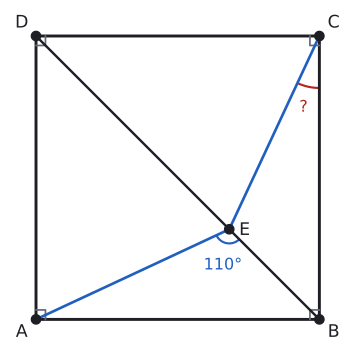

Recreate this plot in Python.
import sys; sys.path.insert(0, "tools")
from cizim import *

P = lambda x, y: np.array([float(x), float(y)])
uz = lambda U, V: round(float(np.linalg.norm(U - V)), 4)
def acisi(K, U, V):
    u, v = U - K, V - K
    return round(float(np.degrees(np.arccos(np.dot(u, v) / np.linalg.norm(u) / np.linalg.norm(v)))), 3)
def birim(U, V):
    t = (V - U) / np.linalg.norm(V - U); return t, np.array([-t[1], t[0]])
def ayak(Q, U, V):
    t, _ = birim(U, V); return U + np.dot(Q - U, t) * t
def yansit(Q, U, V):
    return 2 * ayak(Q, U, V) - Q
def kesisim(U1, V1, U2, V2):
    M = np.array([V1 - U1, U2 - V2]).T; s = np.linalg.solve(M, U2 - U1); return U1 + s[0] * (V1 - U1)
def cetik(U, V, n=1, renk=SOLUK, f=0.5):
    M = U + f * (V - U); t, m = birim(U, V)
    for i in range(n):
        c = M + (i - (n - 1) / 2) * 0.2 * S * t
        ax.plot(*zip(c - 0.22 * S * m, c + 0.22 * S * m), color=renk, lw=1.5)
def olcu(U, V, metin, d=0.5, renk=YAZI, fs=13, f=0.5):
    """[UV] üzerinde f oranındaki noktaya, U->V yönünün soluna d*S uzağa yazı (d < 0: sağına)."""
    M = U + f * (V - U); _, m = birim(U, V)
    ax.text(*(M + d * S * m), metin, ha="center", va="center", color=renk, fontsize=fs)
def dik_isareti(K, U, V, r=0.4):
    a_ = (U - K) / np.linalg.norm(U - K) * r * S; b_ = (V - K) / np.linalg.norm(V - K) * r * S
    ax.plot(*zip(K + a_, K + a_ + b_, K + b_), color=SOLUK, lw=1.3)
def harf(Q, metin, dx, dy, renk=YAZI, fs=13):
    ax.text(Q[0] + dx * S, Q[1] + dy * S, metin, ha="center", va="center", color=renk, fontsize=fs)
def cizgi(U, V, renk=YAZI, lw=2.2, ls="-"):
    ax.plot(*zip(U, V), color=renk, lw=lw, ls=ls)
def boya(noktalar, renk):
    ax.add_patch(patches.Polygon(noktalar, closed=True, facecolor=renk, edgecolor="none"))
def yay(K, U, V, r=0.8, renk=MAVI, n=1):
    for i in range(n): aci(ax, K, U, V, r=(r + 0.18 * i) * S, renk=renk)
def yay_yazi(K, U, V, metin, d=1.4, renk=MAVI, fs=12):
    """K köşesindeki U-K-V açısının ortasından d*S uzağa yazı."""
    u = (U - K) / np.linalg.norm(U - K); v = (V - K) / np.linalg.norm(V - K); o = (u + v) / np.linalg.norm(u + v)
    ax.text(*(K + d * S * o), metin, ha="center", va="center", color=renk, fontsize=fs)
def basla(xmin, xmax, ymin, ymax, en=5.5):
    global fig, ax
    fig, ax = sekil(en, en * (ymax - ymin) / (xmax - xmin))
    ax.set_aspect("equal"); ax.axis("off"); ax.set_xlim(xmin, xmax); ax.set_ylim(ymin, ymax)
def dortgen(A, B, C, D, dolgu=None):
    if dolgu: boya([A, B, C, D], dolgu)
    ax.plot(*zip(A, B, C, D, A), color=YAZI)
    for Q in (A, B, C, D): nokta(ax, *Q, "")
def koseler(A, B, C, D, d=0.55):
    O = (A + B + C + D) / 4
    for Q, ad in ((A, "A"), (B, "B"), (C, "C"), (D, "D")):
        y = (Q - O) / np.linalg.norm(Q - O); harf(Q, ad, d * np.sign(y[0]) * 1.1, d * np.sign(y[1]))
def dikdortgen(a, b):
    """A orijinde, [AB] yatay: A, B, C, D."""
    return P(0, 0), P(a, 0), P(a, b), P(0, b)
def dik_koseler(A, B, C, D, r=0.4):
    dik_isareti(A, B, D, r); dik_isareti(B, C, A, r); dik_isareti(C, D, B, r); dik_isareti(D, A, C, r)
def cerceve(noktalar, kenar=1.2):
    xs = [q[0] for q in noktalar]; ys = [q[1] for q in noktalar]
    return min(xs) - kenar * S, max(xs) + kenar * S, min(ys) - kenar * S, max(ys) + kenar * S

# Soru 4: E ∈ [BD], m(AEB) = 110° -> m(BAE) = 25° = m(BCE).
A, B, C, D = dikdortgen(10, 10)
S = 10 / 12
E = kesisim(A, A + P(np.cos(np.radians(25)), np.sin(np.radians(25))), B, D)
print("AEB", acisi(E, A, B), "BCE", acisi(C, B, E), "BAE", acisi(A, B, E))
basla(*cerceve([A, B, C, D], 1.2), en=4.6)
dortgen(A, B, C, D); koseler(A, B, C, D); dik_koseler(A, B, C, D, 0.4)
cizgi(B, D, YAZI, 1.8); cizgi(A, E, MAVI, 2.0); cizgi(C, E, MAVI, 2.0)
nokta(ax, *E, ""); harf(E, "E", 0.65, -0.05)
yay(E, A, B, 0.6, MAVI); yay_yazi(E, A, B, "110°", 1.55, MAVI)
yay(C, E, B, 2.2, KIRMIZI); yay_yazi(C, E, B, "?", 3.1, KIRMIZI)
kaydet(fig, __file__)
